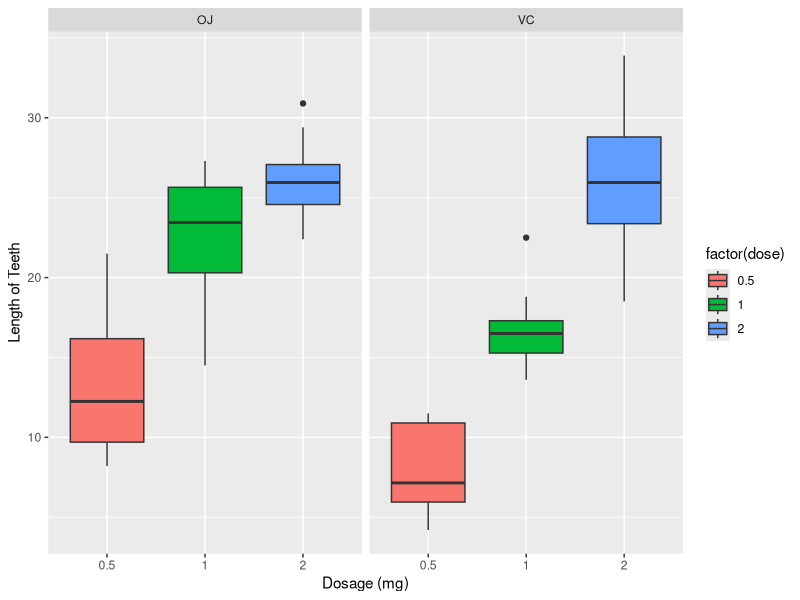

Reproduce this figure in R. (Note: this script raises an error after producing the figure.)
## ---- chunk 1
library(datasets)
data(ToothGrowth)
head(ToothGrowth)
summary(ToothGrowth)
## ---- chunk 2
library(ggplot2)
ggplot(ToothGrowth, aes(x=factor(dose), y=len, fill=factor(dose))) +
        geom_boxplot() +
        facet_grid(.~supp) + 
        labs(main="Analyzing ToothGrowth Dataset", y="Length of Teeth", x="Dosage (mg)")
## ---- chunk 3
dose1 <- subset(ToothGrowth, dose==0.5)
dose2 <- subset(ToothGrowth, dose==1.0)
dose3 <- subset(ToothGrowth, dose==2.0)
## ---- chunk 4
t.test(len~supp, data=dose1, paired=FALSE)
## ---- chunk 5
t.test(len~supp, data=dose3, paired=FALSE)
## ---- chunk 6
t.test(len~supp, data=ToothGrowth, paired=FALSE)
## ---- chunk 7
t.test(len~supp, data=dose2, paired=FALSE)
